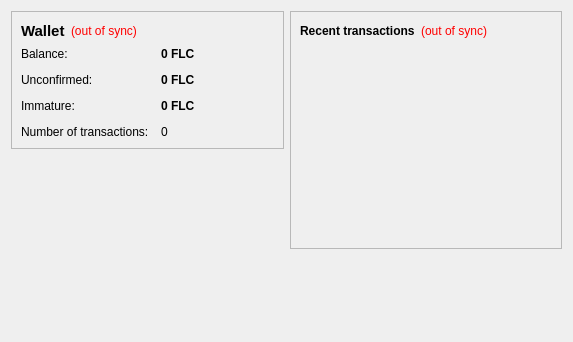
<?xml version="1.0" encoding="UTF-8"?>
<ui version="4.0">
 <class>OverviewPage</class>
 <widget class="QWidget" name="OverviewPage">
  <property name="geometry">
   <rect>
    <x>0</x>
    <y>0</y>
    <width>573</width>
    <height>342</height>
   </rect>
  </property>
  <property name="windowTitle">
   <string>Form</string>
  </property>
  <layout class="QHBoxLayout" name="horizontalLayout" stretch="1,1">
   <item>
    <layout class="QVBoxLayout" name="verticalLayout_2">
     <item>
      <widget class="QFrame" name="frame">
       <property name="frameShape">
        <enum>QFrame::StyledPanel</enum>
       </property>
       <property name="frameShadow">
        <enum>QFrame::Raised</enum>
       </property>
       <layout class="QVBoxLayout" name="verticalLayout_4">
        <item>
         <layout class="QHBoxLayout" name="horizontalLayout_4">
          <item>
           <widget class="QLabel" name="label_5">
            <property name="font">
             <font>
              <pointsize>11</pointsize>
              <weight>75</weight>
              <bold>true</bold>
             </font>
            </property>
            <property name="text">
             <string>Wallet</string>
            </property>
           </widget>
          </item>
          <item>
           <widget class="QLabel" name="labelWalletStatus">
            <property name="toolTip">
             <string>The displayed information may be out of date. Your wallet automatically synchronizes with the florijncoin network after a connection is established, but this process has not completed yet.</string>
            </property>
            <property name="styleSheet">
             <string notr="true">QLabel { color: red; }</string>
            </property>
            <property name="text">
             <string notr="true">(out of sync)</string>
            </property>
            <property name="alignment">
             <set>Qt::AlignLeading|Qt::AlignLeft|Qt::AlignVCenter</set>
            </property>
           </widget>
          </item>
          <item>
           <spacer name="horizontalSpacer_2">
            <property name="orientation">
             <enum>Qt::Horizontal</enum>
            </property>
            <property name="sizeHint" stdset="0">
             <size>
              <width>40</width>
              <height>20</height>
             </size>
            </property>
           </spacer>
          </item>
         </layout>
        </item>
        <item>
         <layout class="QFormLayout" name="formLayout_2">
          <property name="fieldGrowthPolicy">
           <enum>QFormLayout::AllNonFixedFieldsGrow</enum>
          </property>
          <property name="horizontalSpacing">
           <number>12</number>
          </property>
          <property name="verticalSpacing">
           <number>12</number>
          </property>
          <item row="0" column="0">
           <widget class="QLabel" name="label">
            <property name="text">
             <string>Balance:</string>
            </property>
           </widget>
          </item>
          <item row="0" column="1">
           <widget class="QLabel" name="labelBalance">
            <property name="font">
             <font>
              <weight>75</weight>
              <bold>true</bold>
             </font>
            </property>
            <property name="cursor">
             <cursorShape>IBeamCursor</cursorShape>
            </property>
            <property name="toolTip">
             <string>Your current balance</string>
            </property>
            <property name="text">
             <string notr="true">0 FLC</string>
            </property>
            <property name="textInteractionFlags">
             <set>Qt::LinksAccessibleByMouse|Qt::TextSelectableByKeyboard|Qt::TextSelectableByMouse</set>
            </property>
           </widget>
          </item>
          <item row="1" column="0">
           <widget class="QLabel" name="label_3">
            <property name="text">
             <string>Unconfirmed:</string>
            </property>
           </widget>
          </item>
          <item row="1" column="1">
           <widget class="QLabel" name="labelUnconfirmed">
            <property name="font">
             <font>
              <weight>75</weight>
              <bold>true</bold>
             </font>
            </property>
            <property name="cursor">
             <cursorShape>IBeamCursor</cursorShape>
            </property>
            <property name="toolTip">
             <string>Total of transactions that have yet to be confirmed, and do not yet count toward the current balance</string>
            </property>
            <property name="text">
             <string notr="true">0 FLC</string>
            </property>
            <property name="textInteractionFlags">
             <set>Qt::LinksAccessibleByMouse|Qt::TextSelectableByKeyboard|Qt::TextSelectableByMouse</set>
            </property>
           </widget>
          </item>
          <item row="3" column="0">
           <widget class="QLabel" name="label_2">
            <property name="text">
             <string>Number of transactions:</string>
            </property>
           </widget>
          </item>
          <item row="3" column="1">
           <widget class="QLabel" name="labelNumTransactions">
            <property name="toolTip">
             <string>Total number of transactions in wallet</string>
            </property>
            <property name="text">
             <string notr="true">0</string>
            </property>
           </widget>
          </item>
          <item row="2" column="0">
           <widget class="QLabel" name="labelImmatureText">
            <property name="text">
             <string>Immature:</string>
            </property>
           </widget>
          </item>
          <item row="2" column="1">
           <widget class="QLabel" name="labelImmature">
            <property name="font">
             <font>
              <weight>75</weight>
              <bold>true</bold>
             </font>
            </property>
            <property name="toolTip">
             <string>Mined balance that has not yet matured</string>
            </property>
            <property name="text">
             <string notr="true">0 FLC</string>
            </property>
            <property name="textInteractionFlags">
             <set>Qt::LinksAccessibleByMouse|Qt::TextSelectableByKeyboard|Qt::TextSelectableByMouse</set>
            </property>
           </widget>
          </item>
         </layout>
        </item>
       </layout>
      </widget>
     </item>
     <item>
      <spacer name="verticalSpacer">
       <property name="orientation">
        <enum>Qt::Vertical</enum>
       </property>
       <property name="sizeHint" stdset="0">
        <size>
         <width>20</width>
         <height>40</height>
        </size>
       </property>
      </spacer>
     </item>
    </layout>
   </item>
   <item>
    <layout class="QVBoxLayout" name="verticalLayout_3">
     <item>
      <widget class="QFrame" name="frame_2">
       <property name="frameShape">
        <enum>QFrame::StyledPanel</enum>
       </property>
       <property name="frameShadow">
        <enum>QFrame::Raised</enum>
       </property>
       <layout class="QVBoxLayout" name="verticalLayout">
        <item>
         <layout class="QHBoxLayout" name="horizontalLayout_2">
          <item>
           <widget class="QLabel" name="label_4">
            <property name="text">
             <string>&lt;b&gt;Recent transactions&lt;/b&gt;</string>
            </property>
           </widget>
          </item>
          <item>
           <widget class="QLabel" name="labelTransactionsStatus">
            <property name="toolTip">
             <string>The displayed information may be out of date. Your wallet automatically synchronizes with the florijncoin network after a connection is established, but this process has not completed yet.</string>
            </property>
            <property name="styleSheet">
             <string notr="true">QLabel { color: red; }</string>
            </property>
            <property name="text">
             <string notr="true">(out of sync)</string>
            </property>
            <property name="alignment">
             <set>Qt::AlignRight|Qt::AlignTrailing|Qt::AlignVCenter</set>
            </property>
           </widget>
          </item>
          <item>
           <spacer name="horizontalSpacer">
            <property name="orientation">
             <enum>Qt::Horizontal</enum>
            </property>
            <property name="sizeHint" stdset="0">
             <size>
              <width>40</width>
              <height>20</height>
             </size>
            </property>
           </spacer>
          </item>
         </layout>
        </item>
        <item>
         <widget class="QListView" name="listTransactions">
          <property name="styleSheet">
           <string notr="true">QListView { background: transparent; }</string>
          </property>
          <property name="frameShape">
           <enum>QFrame::NoFrame</enum>
          </property>
          <property name="verticalScrollBarPolicy">
           <enum>Qt::ScrollBarAlwaysOff</enum>
          </property>
          <property name="horizontalScrollBarPolicy">
           <enum>Qt::ScrollBarAlwaysOff</enum>
          </property>
          <property name="selectionMode">
           <enum>QAbstractItemView::NoSelection</enum>
          </property>
         </widget>
        </item>
       </layout>
      </widget>
     </item>
     <item>
      <spacer name="verticalSpacer_2">
       <property name="orientation">
        <enum>Qt::Vertical</enum>
       </property>
       <property name="sizeHint" stdset="0">
        <size>
         <width>20</width>
         <height>40</height>
        </size>
       </property>
      </spacer>
     </item>
    </layout>
   </item>
  </layout>
 </widget>
 <resources/>
 <connections/>
</ui>
